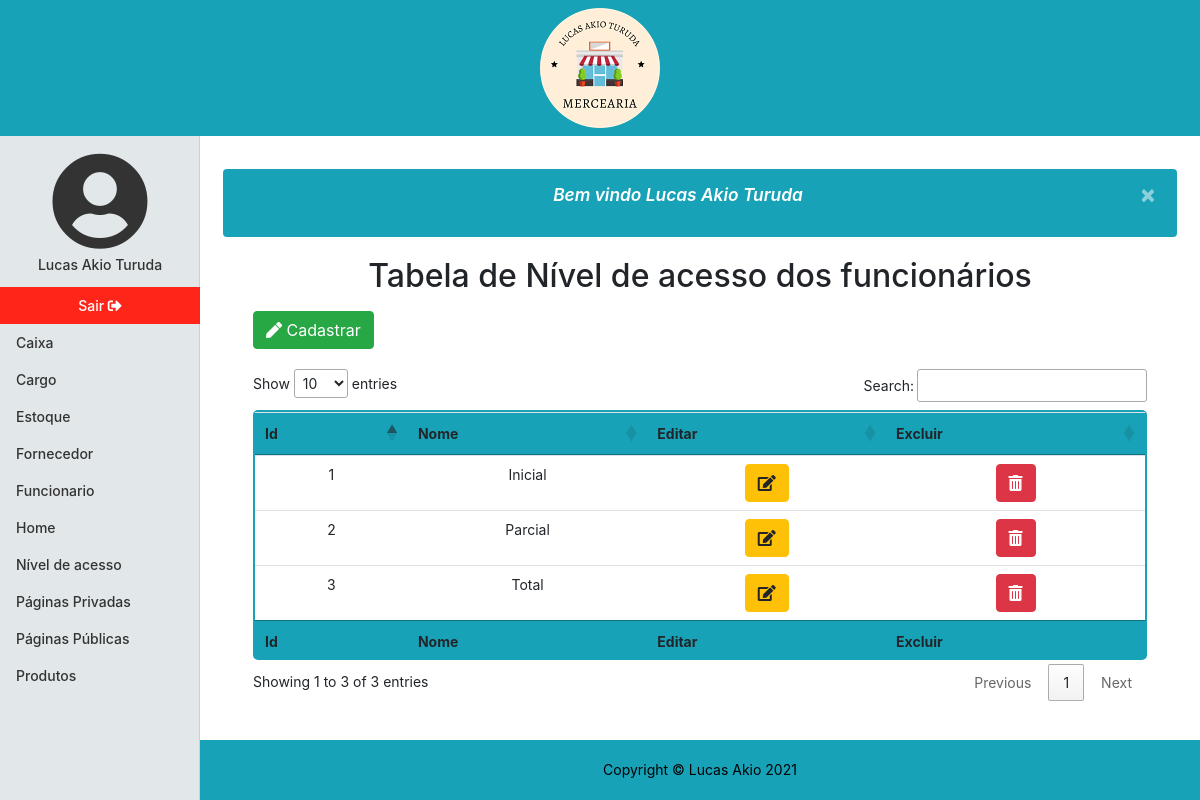
The page /nivel (signed in) on the database its author committed.
### tables this page shows
CREATE TABLE `nivel` (
  `id` int NOT NULL AUTO_INCREMENT,
  `nome` varchar(7) NOT NULL,
  PRIMARY KEY (`id`),
  UNIQUE KEY `nome_UNIQUE` (`nome`)
);

### app/Controller/Nivel.php (called while the page is built, shortened)
<?php
    class Nivel extends Controller
    {
        private $dados;
        public function index()
        {
            $this->listar();
            $pagina = new \Core\ConfigView("View/nivel/index",$this->dados);
            $pagina->renderizar();
        }
        private function listar()
        {
            $tabela = new \App\Model\Nivel();
            $this->dados = $tabela->listar();
        }
    }

### core/ConfigController.php (called while the page is built, shortened)
<?php
class ConfigController
{
    private string $urlMetodo;
    public function __construct()
    {
        if(!empty(filter_input(INPUT_GET,"url",FILTER_SANITIZE_URL)))
        {
            $this->url = filter_input(INPUT_GET,"url",FILTER_SANITIZE_URL);
            $this->urlDividida = explode('/',$this->url,);
            if(isset($this->urlDividida[1]) && !empty($this->urlDividida[1]))
            {
                $this->urlMetodo = $this->urlDividida[1];
            }
            else{
                $this->urlMetodo = "index";
            }
        }
        else{
            $this->urlController = "login";
            $this->urlMetodo = "index";
        }
    }
    public function carregar()
    {
        $metodo = $this->urlMetodo;
        $pagina = new $classe();
        $pagina->$metodo();
    }
}
?>

### index.php (called while the page is built, shortened)
<?php
$url = new Core\ConfigController();
$url->carregar();
?>

### app/Model/Model.php (called while the page is built, shortened)
<?php
class Model extends Conexao
{
    protected $conn;
    function __construct()
    {
        $this->conn = parent::conectar();
    }
    final protected function projetarTodos($query): array
    {
        $this->query = $this->conn->prepare($query);
        $this->query->execute();
        return $this->query->fetchAll(PDO::FETCH_ASSOC);
    }
}
?>

### app/Model/Conexao.php (called while the page is built, shortened)
<?php
class Conexao
{
   private $bdType = "mysql";
   private $host = "localhost";
   private $user = "root";
   private $password = "root";
   private $port = 3306;
   private $bdname = "mercearia";
   protected function conectar()
   {
       try{
            $con = new PDO($this->bdType.':host='.$this->host.';port='.$this->port.';dbname='.$this->bdname, $this->user, $this->password);
            $con->setAttribute(PDO::ATTR_ERRMODE, PDO::ERRMODE_EXCEPTION);
            return $con;
       }
       catch(PDOException $e)
       {
           $alerta = new \App\Model\Alerta();
           $msg= $alerta->alertaFalha("Não foi possivel realizar uma conexão com o site, tente novamente!");
           $_SESSION['msg'] = $msg;
            header("Location:". URL . "paginaInvalida/index");
            exit();
       }
   }
}

### app/Model/Nivel.php (called while the page is built, shortened)
<?php
class Nivel extends Model
{
    public function listar(): array
    {
        $listar = parent::projetarTodos("SELECT id, nome FROM nivel");
        return $listar;
    }
}

### app/View/nivel/index.php (the view, shortened to what this page needs)
<!DOCTYPE html>
<html lang="pt-br">
<head>
    <link rel="stylesheet" href="https://cdn.jsdelivr.net/npm/bootstrap@4.6.0/dist/css/bootstrap.min.css">
    <link href="<?php echo URL; ?>app/Assets/css/mercearia.css" rel="stylesheet">
    <link href="<?php echo URL; ?>app/Assets/fontawesome/css/all.css" rel="stylesheet">
    <link href="https://cdn.datatables.net/1.10.25/css/jquery.dataTables.min.css" rel="stylesheet">
</head>
<?php
include_once "app/View/include/header.php";
?>
<div class="container-fluid">
    <div class="row">
        <?php
        include_once "app/View/include/menulateral.php";
        ?>
        <div class="col-md-9 ml-auto col-lg-10 principal">
            <main role="main" class="m-2">
                <?php
                if (isset($_SESSION['msg'])) {
                    echo $_SESSION['msg'];
                }
                ?>
                <h2 class="text-center mb-3">Tabela de Nível de acesso dos funcionários</h2>
                <button type="button" class="btn btn-success m-button-table" data-toggle="modal" data-target="#modalCadastrar"><i class="fas fa-pen"></i> Cadastrar</button>
                <div class="table-responsive">
                    <table id="listar-nivel" class="table table-hover text-center tabela-personalizada">
                        <thead class="bg-info">
                            <tr>
                                <th>Id</th>
                                <th>Nome</th>
                                <th>Editar</th>
                                <th>Excluir</th>
                            </tr>
                        </thead>
                        <tbody>
                            <?php
                            foreach ($this->dados as $coluna => $item) {
                            ?> <tr>
                                    <td><?php echo $item['id']; ?></td>
                                    <td><?php echo $item['nome']; ?></td>
                                    <td>
                                        <a href="<?php echo URL; ?>nivel/editar/&id=<?php echo $item['id'] ?>" class="btn btn-warning col-mb-3"><i class="fas fa-edit"></i></a>
                                    </td>
                                    <td>
                                        <a href="<?php echo URL; ?>nivel/excluir/&id=<?php echo $item['id'] ?>" class="btn btn-danger col-mb-3" id='link_excluir'><i class="fas fa-trash-alt"></i></a>
                                    </td>
                                </tr>
                            <?php
                            }
                            ?>
                        </tbody>
                        <tfoot class="bg-info">
                            <tr>
                                <th>Id</th>
                                <th>Nome</th>
                                <th>Editar</th>
                                <th>Excluir</th>
                            </tr>
                        </tfoot>
                    </table>
                </div>
            </main>
            <?php
            include_once "app/View/include/footer.php";
            ?>
            </body>
</html>

### app/Assets/css/mercearia.css (style rules this page uses)
body { font-size: .875rem; }
.alertaBemvindo { background-color: #17a2b8; color:white; font-size: 13pt; font-style: italic; font-weight: 600; margin: 0 15px 20px; }
.principal { min-height: 83vh; padding-left: 0; padding-right: 0; padding-bottom: 60px; }
main { height: 100%; padding-top:25px; }
.tabela-personalizada { border:2px solid #17a2b8; border-radius: 5px; }
.m-button-table { margin:0 45px 20px 45px; }

### rows shown on the page
nivel: id "1", nome "Inicial"
nivel: id "2", nome "Parcial"
nivel: id "3", nome "Total"

### other values the page prints
$_SESSION['usuario_nome'] "Lucas Akio Turuda"
$pagina "Caixa"
$pagina "Cargo"
$pagina "Estoque"
$pagina "Fornecedor"
$pagina "Funcionario"
$pagina "Home"
$pagina "Produtos"
$_SESSION['msg'] "Bem vindo Lucas Akio Turuda ×"
